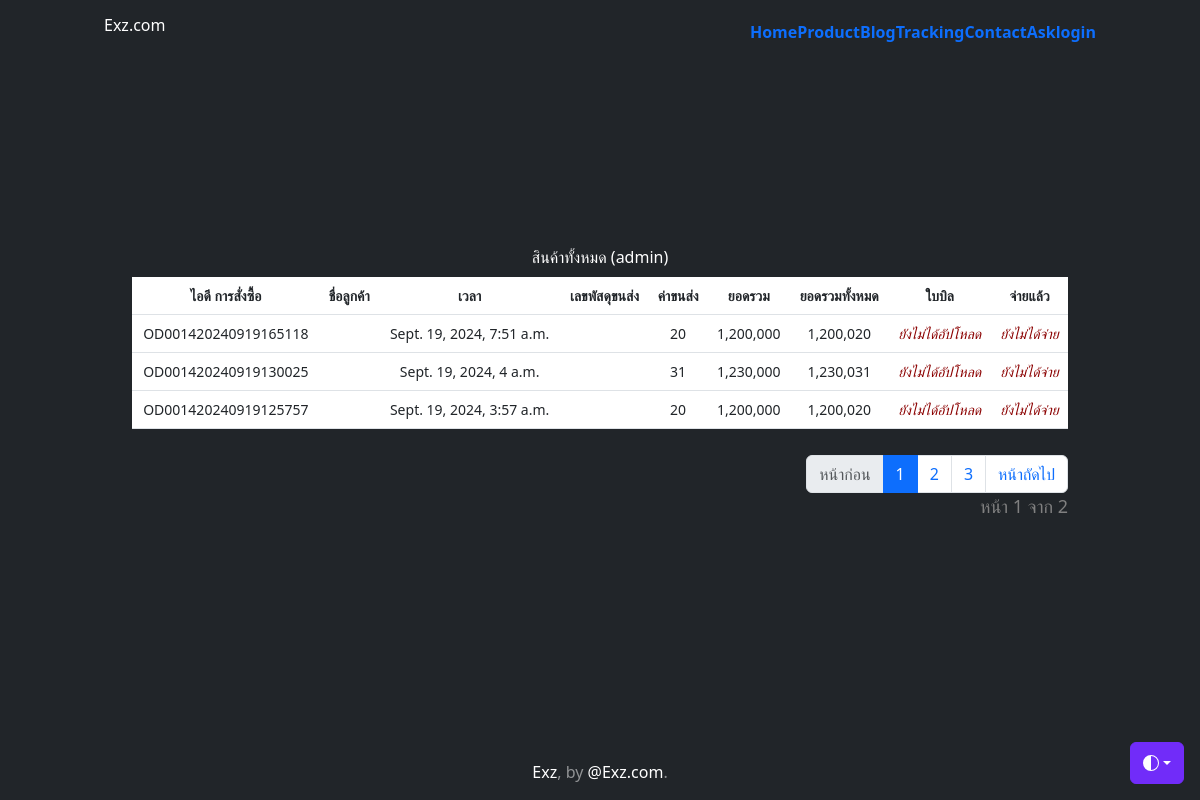
The page /customer-all-order/ on the database its author committed.
### myapp/models.py (models this page shows, shortened)
class CartOrder(models.Model):
    order_id = models.CharField(max_length=100)
    user = models.ForeignKey(User, on_delete=models.CASCADE)
    first_name = models.CharField(max_length=100, null=True, blank=True)
    last_name = models.CharField(max_length=100, null=True, blank=True)
    tel = models.CharField(max_length=100)
    email = models.CharField(max_length=50, null=True, blank=True)
    address = models.TextField()
    express = models.CharField(max_length=100)
    payment = models.CharField(max_length=100)
    other = models.TextField(null=True, blank=True)
    stamp = models.DateTimeField(auto_now_add=True, blank=True, null=True)
    paid = models.BooleanField(default=False)
    confirmed = models.BooleanField(default=False)
    slip = models.ImageField(upload_to="slip", null=True, blank=True)
    slip_time = models.DateField(null=True, blank=True)
    bank_account = models.CharField(
        max_length=50,
        choices=[('KBank', 'KBank'), ('SCB', 'SCB'),
                 ('TTB', 'TTB'), ('KTB', 'KTB'),
                 ('BBL', 'BBL'), ('BAY', 'BAY'),
                 ('อื่นๆ', 'อื่นๆ'), ],
        default='KBank'
    )
    paymentid = models.CharField(max_length=100, null=True, blank=True)
    tracking_number = models.CharField(max_length=100, null=True, blank=True)

### myapp/views.py (the view)
# urls.py: path('customer-all-order/',CustomerAllOrder, name='customer-all-order'),
def CustomerAllOrder (request):
    context = {}
    cart_order = CartOrder.objects.all().order_by("-id")
    for co in cart_order:
        order_id = co.order_id
        order_product = OrderProduct.objects.filter(order_id=order_id)
        total = sum([o.total for o in order_product])
        co.total = total
        count = sum([o.quantity for o in order_product])
        if co.express == "flash":
            shipping_cost = sum([20 if i == 0 else 10 for i in range(count)])
        elif co.express == "kerry":
            shipping_cost = sum([20 if i == 0 else 8 for i in range(count)])
        elif co.express == "j&t":
            shipping_cost = sum([20 if i == 0 else 9 for i in range(count)])
        elif co.express == "thailandpost":
            shipping_cost = sum([20 if i == 0 else 12 for i in range(count)])
        else:
            shipping_cost = sum([20 if i == 0 else 11 for i in range(count)])
        if co.payment == "cod":
            shipping_cost += 10
        co.shipping_cost = shipping_cost
    paginator = Paginator(cart_order, 3)
    page = request.GET.get("page")
    cart_order = paginator.get_page(page)
    context["cart_order"] = cart_order
    return render(request, "myapp/customer-all-order.html", context)

### myapp/templates/myapp/customer-all-order.html (shortened to what this page needs)
{% extends 'myapp/base.html' %}
{% load static %}
{% load humanize %}
{% block content %}
<div class="container">
    <div class="text-color-black">
      <div class="text-color-black">
        <h3>สินค้าทั้งหมด (admin)</h3>
      </div>
      <div style="padding: 5px"></div>
      <table class="table">
        <tr style="font-size: 14px;">
            <th>ไอดี การสั่งซื้อ</th>
            <th>ชื่อลูกค้า</th>
            <th>เวลา</th>
            <th>เลขพัสดุขนส่ง</th>
            <th>ค่าขนส่ง</th>
            <th>ยอดรวม</th>
            <th>ยอดรวมทั้งหมด</th>
            <th>ใบบิล</th>
            <th>จ่ายแล้ว</th>
        </tr>
        {% for co in cart_order %}
        <tr style="font-size: 14px;">
          <td><a href="{% url 'cart-order-update-tracking' co.order_id %}" style="font-size: 14px;">{{co.order_id}}</a></td>
          <td>{{co.first_name}}</td>
          <td>{{co.stamp}}</td>
          <td>
          </td>
          <td>
            {{co.shipping_cost|intcomma}}
          </td>
          <td>{{co.total|intcomma}}</td>
          <td>
            {{co.total|add:co.shipping_cost|intcomma}}
          </td>
          <td>
            {% if co.slip %}
            <a href="{{co.slip.url}}">
              <i class="fa fa-address-card-o"
              style="font-size:14px;color:#0d6efd;">
             ดูใบบิล
              </i>
            </a>
            {% else %}
            <i class="fa fa-close"
            style="font-size:14px;color:darkred;">
            ยังไม่ได้อัปโหลด
            </i>
            {% endif %}
          </td>
          <td>
          {% if co.paid and co.slip %}
                    <a href="{% url 'update-status' co.order_id 'cancel' %}"><i class="fa fa-check-square-o"
                          style="font-size:14px;color:#2a8df4;">จ่ายแล้ว</i></a>
                    {% elif co.paid == False and not co.slip %}
                    <i class="fa fa-close" style="font-size:14px;color:darkred;">ยังไม่ได้จ่าย</i>
                    {% else %}
                    <a href="{% url 'update-status' co.order_id 'confirm' %}"><i class="fa fa-check"
                          style="font-size:14px;color:green;">ยืนยัน</i></a>
                    {% endif %}
          </td>
        </tr>
        {% endfor %}
      </table>
    </div>
    <div style="padding: 5px"></div>
    <ul class="pagination justify-content-end">
      {% if cart_order.has_next and cart_order.has_previous != True %}
      <li class="page-item disabled"><a class="page-link" href="">
        หน้าก่อน </a>
      </li>
      <li class="page-item active"><a class="page-link" href="?page={{cart_order.number}}">{{cart_order.number}}</a></li>
      <li class="page-item"><a class="page-link" href="?page={{cart_order.number|add:1}}">{{cart_order.number|add:1}}</a></li>
      <li class="page-item"><a class="page-link" href="?page={{cart_order.number|add:2}}">{{cart_order.number|add:2}}</a></li>
      <li class="page-item"><a class="page-link" href="?page={{cart_order.next_page_number}}"> หน้าถัดไป </a></li>
      {% endif %}
    </ul>
    <a class="pagination justify-content-end" <i style="font-size:18px;color:grey;"> หน้า {{cart_order.number}} จาก {{cart_order.paginator.num_pages}} </i></a>
    <div style="padding: 20px"></div>
  </div>
{% endblock content %}

### rows shown on the page
CartOrder: order_id "OD001420240919165118", stamp "Sept. 19, 2024, 7:51 a.m.", shipping_cost "20", total "1,200,000", total|add "1,200,020", slip "ยังไม่ได้อัปโหลด", paid "ยังไม่ได้จ่าย"
CartOrder: order_id "OD001420240919130025", stamp "Sept. 19, 2024, 4 a.m.", shipping_cost "31", total "1,230,000", total|add "1,230,031", slip "ยังไม่ได้อัปโหลด", paid "ยังไม่ได้จ่าย"
CartOrder: order_id "OD001420240919125757", stamp "Sept. 19, 2024, 3:57 a.m.", shipping_cost "20", total "1,200,000", total|add "1,200,020", slip "ยังไม่ได้อัปโหลด", paid "ยังไม่ได้จ่าย"

### other values the page prints
{{ cart_order.number }} "1"
{{ cart_order.number|add:1 }} "2"
{{ cart_order.number|add:2 }} "3"
{{ cart_order.paginator.num_pages }} "2"
